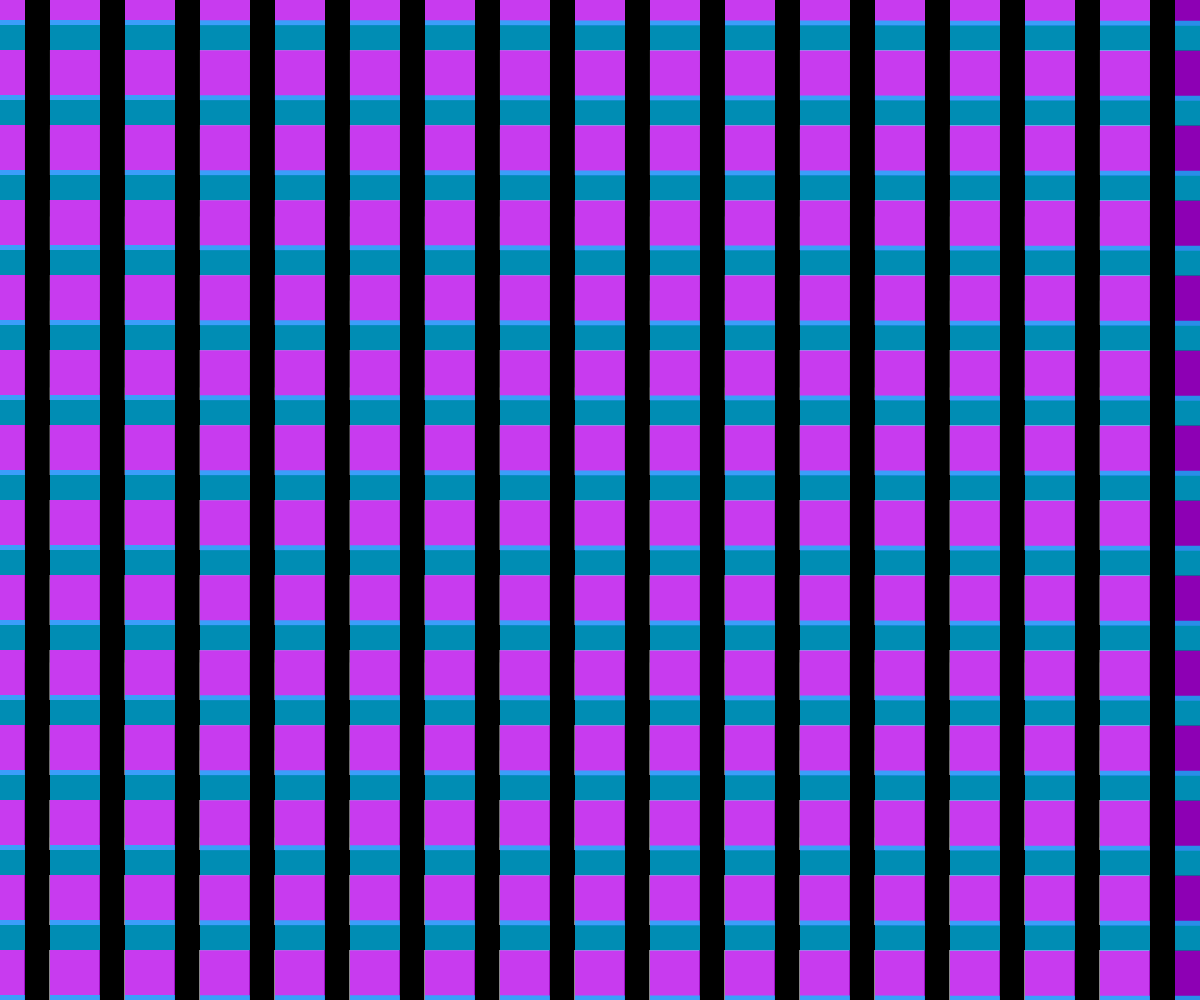
Frame 1 (no input)
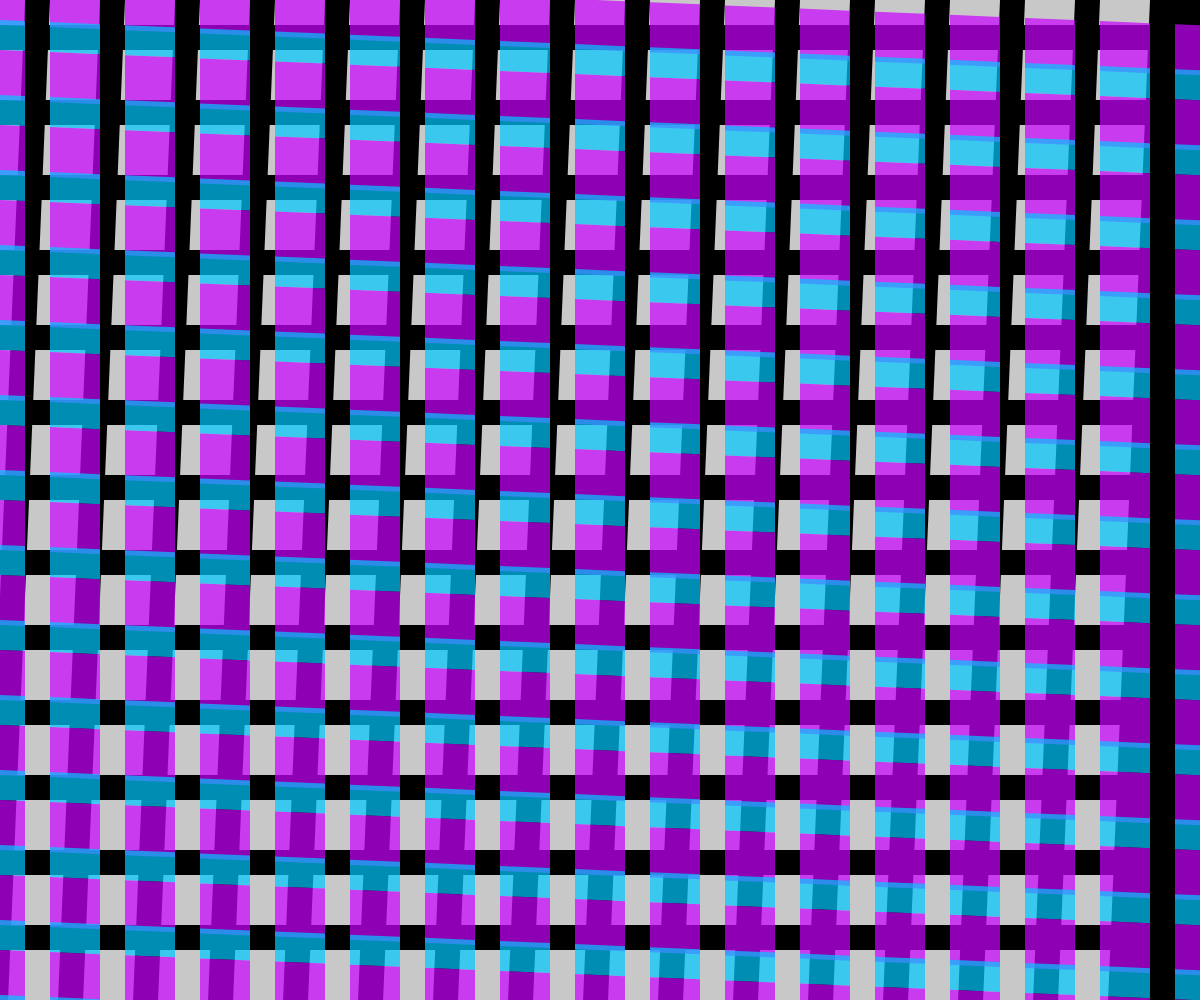
Frame 60 (no input)
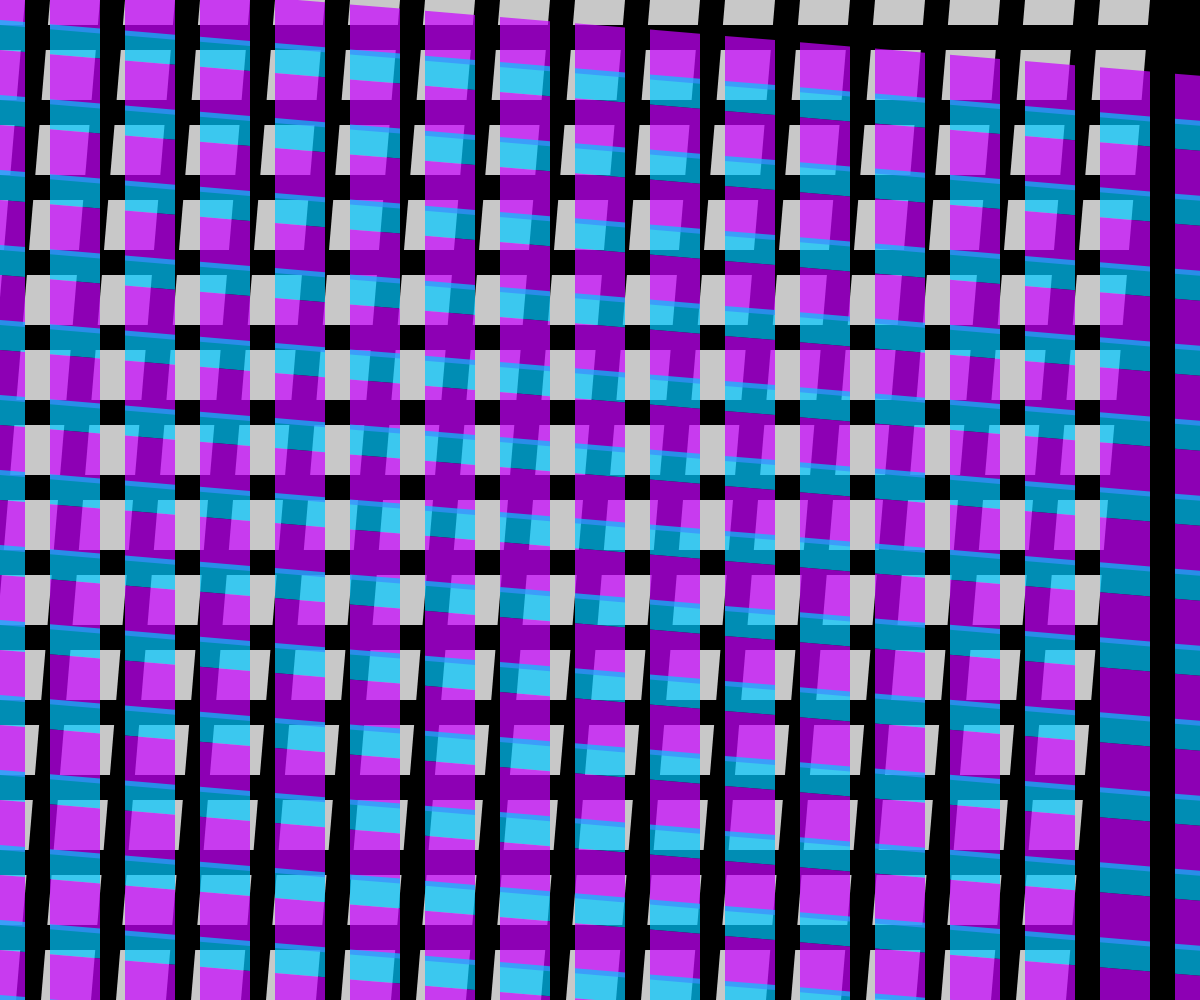
Frame 120 (the mouse pressed at the canvas centre since frame 60)

The p5.js sketch that drew these frames (run headless with seeded random() and noise() and a simulated clock; from frame 60 on, the mouse is pressed at the canvas centre):

// p5.js sketch
// ── sketch.js

// Global variables


function setup() {
  createCanvas(windowWidth, windowHeight);
  noStroke();
}

/* Loop */
function draw() {
  background(0);
  rectMode(CENTER);
  // Specify angle mode to be in degrees
  angleMode(DEGREES);

    // Vastupäeva
   shearX(-frameCount/25);
   for (let i = 0; i < width; i += 75) {
     for (let j = 0; j < height; j += 75) {

       fill(200, 200, 200);
       rect(i, j, 50, 50);
     }
   }
   shearX(frameCount/25);

   // animatsioon
   // Vertically shear the pattern by frameCount/25
   shearY(frameCount/25);
   for (let i = 0; i < width * 2; i += 75) {
     for (let j = 0; j < height * 2; j += 75) {

       fill(200, 0, 255, 180);
       rect(i, j, 50, 50);

       fill(0, 200, 255, 180);
       rect(i, j+35, 50, 30);
     }
   }
}
